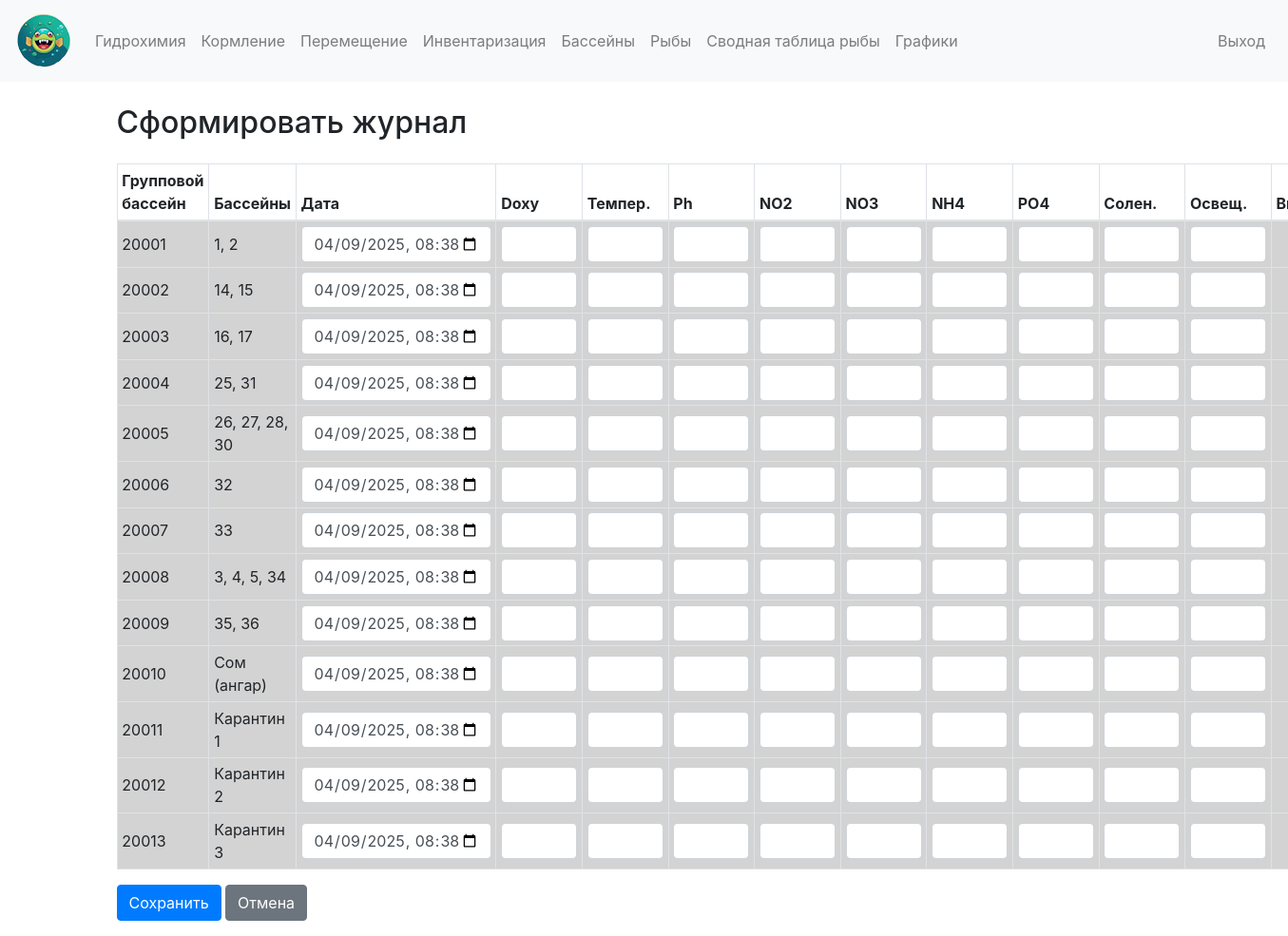
Page /hydrochemistry/generate (signed in) on the committed database.
### models.py (models this page shows)
class GroupPool(db.Model):
    id = db.Column(db.Integer, primary_key=True)
    name = db.Column(db.String(100), nullable=False)
    pools = db.relationship('Pool', secondary='group_pool_pool', backref='group_pools')

class Pool(db.Model):
    id = db.Column(db.Integer, primary_key=True)
    name = db.Column(db.String(100), nullable=False)
    square = db.Column(db.Float, nullable=True)
    deep = db.Column(db.Float, nullable=True)

### main.py (the view, shortened to what this page needs)
@app.route('/hydrochemistry/generate', methods=['GET', 'POST'])
@login_required
def generate_journal():
    group_pools = GroupPool.query.all()
    current_date = datetime.utcnow()
    record_add = 0
    return render_template('generate_journal.html', group_pools=group_pools, current_date=current_date)

### main.py (called while the page is built)
@login_manager.user_loader
def load_user(user_id):
    return User.query.get(int(user_id))

@app.after_request
def add_header(response):
    response.headers['Cache-Control'] = 'no-store, no-cache, must-revalidate, post-check=0, pre-check=0, max-age=0'
    response.headers['Pragma'] = 'no-cache'
    response.headers['Expires'] = 'Thu, 01 Jan 1970 00:00:00 GMT'
    return response

### templates/generate_journal.html (shortened to what this page needs)
{% extends "base.html" %}
{% block content %}
<div class="row">
    <div class="col-md-12">
        <h2>Сформировать журнал</h2>
        <form method="POST">
            <table class="table table-compact table-bordered mt-4">
                <thead>
                    <tr>
                        <th>Групповой бассейн</th>
                        <th>Бассейны</th>
                        <th>Дата</th>
                        <th>Doxy</th>
                        <th>Темпер.</th>
                        <th>Ph</th>
                        <th>NO2</th>
                        <th>NO3</th>
                        <th>NH4</th>
                        <th>PO4</th>
                        <th>Солен.</th>
                        <th>Освещ.</th>
                        <th>Выбр.</th>
                    </tr>
                </thead>
                <tbody>
                    {% for group_pool in group_pools %}
                    <tr class="journal-row">
                        <td>{{ group_pool.name }}</td>
                        <td>
                            {% for pool in group_pool.pools %}
                                {{ pool.name }}{% if not loop.last %}, {% endif %}
                            {% endfor %}
                        </td>
                        <td><input type="datetime-local" name="date_{{ group_pool.id }}" class="form-control" value="{{ current_date.strftime('%Y-%m-%dT%H:%M') }}"></td>
                        <td><input type="number" step="0.01" name="doxy_{{ group_pool.id }}" class="form-control"></td>
                        <td><input type="number" step="0.01" name="temperature_{{ group_pool.id }}" class="form-control"></td>
                        <td><input type="number" step="0.01" name="ph_{{ group_pool.id }}" class="form-control"></td>
                        <td><input type="number" step="0.01" name="no2_{{ group_pool.id }}" class="form-control"></td>
                        <td><input type="number" step="0.01" name="no3_{{ group_pool.id }}" class="form-control"></td>
                        <td><input type="number" step="0.01" name="nh4_{{ group_pool.id }}" class="form-control"></td>
                        <td><input type="number" step="0.01" name="po4_{{ group_pool.id }}" class="form-control"></td>
                        <td><input type="number" step="0.01" name="salinity_{{ group_pool.id }}" class="form-control"></td>
                        <td><input type="number" step="0.01" name="illumination_{{ group_pool.id }}" class="form-control"></td>
                        <td><input type="checkbox" name="select_{{ group_pool.id }}" class="form-check-input select-checkbox" checked></td>
                    </tr>
                    {% endfor %}
                </tbody>
            </table>
            <div class="form-group">
                <button type="submit" class="btn btn-primary">Сохранить</button>
                <a href="{{ url_for('hydrochemistry') }}" class="btn btn-secondary">Отмена</a>
            </div>
        </form>
    </div>
</div>
{% endblock %}

### templates/base.html (style rules this page uses)
.table-compact th, .table-compact td { padding: 0.3rem; }

### templates/generate_journal.html (style rules this page uses)
.table td { vertical-align: middle; align: middle; }
.form-check-input { margin-left: auto; margin-right: auto; display: block; }
.form-control, .form-check-input { max-width: 200px; min-width: 80px; }
.selected { background-color: #d3d3d3; }

### rows in the picture
GroupPool: name "20001"
Pool: name "1"
Pool: name "2"
GroupPool: name "20002"
Pool: name "14"
Pool: name "15"
GroupPool: name "20003"
Pool: name "16"
Pool: name "17"
GroupPool: name "20004"
Pool: name "25"
Pool: name "31"
GroupPool: name "20005"
Pool: name "26"
Pool: name "27"
Pool: name "28"
Pool: name "30"
GroupPool: name "20006"
Pool: name "32"
GroupPool: name "20007"
Pool: name "33"
GroupPool: name "20008"
Pool: name "3"
Pool: name "4"
Pool: name "5"
Pool: name "34"
GroupPool: name "20009"
Pool: name "35"
Pool: name "36"
GroupPool: name "20010"
Pool: name "Сом (ангар)"
GroupPool: name "20011"
Pool: name "Карантин 1"
GroupPool: name "20012"
Pool: name "Карантин 2"
GroupPool: name "20013"
Pool: name "Карантин 3"
